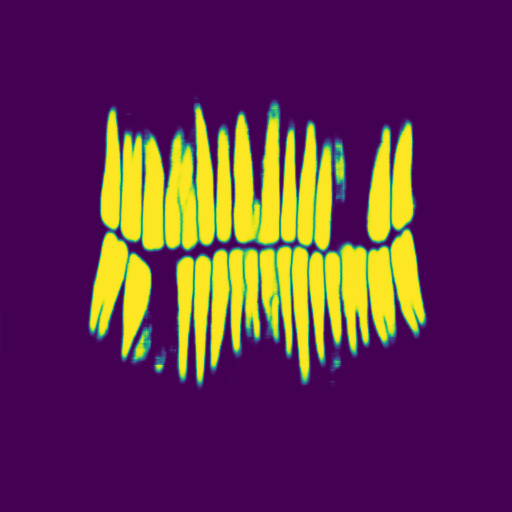
#> input picture content/predict2.png, 512 x 512 px, found by its file name
$ python test.py
#> lines starting #> are read from the running program, lines starting #| are printed output that depends on the picture
import cv2
import matplotlib.pyplot as plt
image = cv2.imread('predict2.png')
#> image is the input picture: shape (512, 512, 3); mean B, G, R 78.5, 46.7, 96.6
image2 = cv2.imread('images/1023.jpg')
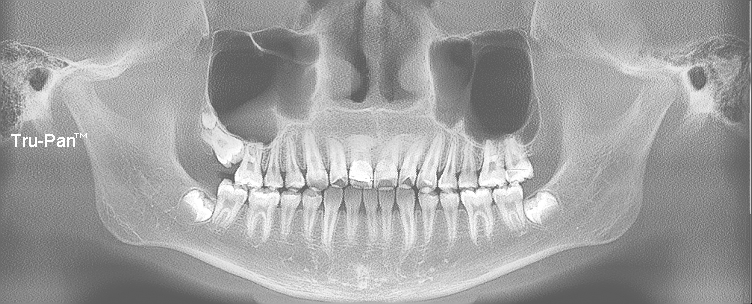
#> input picture CCA/images/1023.jpg, 752 x 304 px, found by its file name
#> image2 is the input picture: shape (304, 752, 3); min 0, max 255, mean 160.1
x = image2.shape[0]
#> x = 304
y = image2.shape[1]
#> y = 752
image = cv2.resize(image,(y,x))
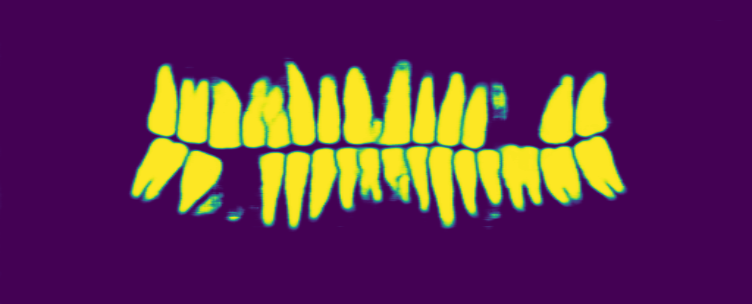
#> image: shape (304, 752, 3); mean B, G, R 78.5, 46.7, 96.6

plt.imshow(image)
#For CCA, we saved
plt.imsave("predict2.png",image)
